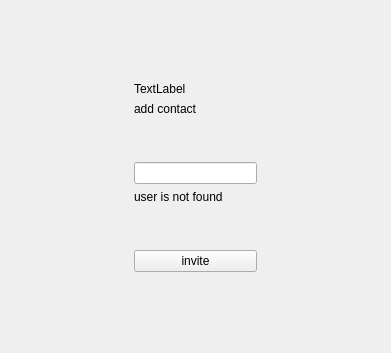
<?xml version="1.0" encoding="UTF-8"?>
<ui version="4.0">
 <class>FindContact</class>
 <widget class="QWidget" name="FindContact">
  <property name="geometry">
   <rect>
    <x>0</x>
    <y>0</y>
    <width>391</width>
    <height>353</height>
   </rect>
  </property>
  <property name="windowTitle">
   <string>Form</string>
  </property>
  <layout class="QVBoxLayout" name="verticalLayout_2">
   <item>
    <spacer name="verticalSpacer_4">
     <property name="orientation">
      <enum>Qt::Vertical</enum>
     </property>
     <property name="sizeHint" stdset="0">
      <size>
       <width>20</width>
       <height>43</height>
      </size>
     </property>
    </spacer>
   </item>
   <item>
    <layout class="QHBoxLayout" name="horizontalLayout">
     <item>
      <spacer name="horizontalSpacer">
       <property name="orientation">
        <enum>Qt::Horizontal</enum>
       </property>
       <property name="sizeHint" stdset="0">
        <size>
         <width>40</width>
         <height>20</height>
        </size>
       </property>
      </spacer>
     </item>
     <item>
      <layout class="QVBoxLayout" name="verticalLayout">
       <item>
        <widget class="QLabel" name="avatar_label">
         <property name="text">
          <string>TextLabel</string>
         </property>
        </widget>
       </item>
       <item>
        <widget class="QLabel" name="add_user">
         <property name="text">
          <string>add contact</string>
         </property>
        </widget>
       </item>
       <item>
        <spacer name="verticalSpacer">
         <property name="orientation">
          <enum>Qt::Vertical</enum>
         </property>
         <property name="sizeHint" stdset="0">
          <size>
           <width>20</width>
           <height>40</height>
          </size>
         </property>
        </spacer>
       </item>
       <item>
        <widget class="QLineEdit" name="username_lineedit"/>
       </item>
       <item>
        <widget class="QLabel" name="error_lay">
         <property name="text">
          <string>user is not found</string>
         </property>
        </widget>
       </item>
       <item>
        <spacer name="verticalSpacer_2">
         <property name="orientation">
          <enum>Qt::Vertical</enum>
         </property>
         <property name="sizeHint" stdset="0">
          <size>
           <width>20</width>
           <height>40</height>
          </size>
         </property>
        </spacer>
       </item>
       <item>
        <widget class="QPushButton" name="invite_cont_button">
         <property name="text">
          <string>invite</string>
         </property>
        </widget>
       </item>
      </layout>
     </item>
     <item>
      <spacer name="horizontalSpacer_2">
       <property name="orientation">
        <enum>Qt::Horizontal</enum>
       </property>
       <property name="sizeHint" stdset="0">
        <size>
         <width>40</width>
         <height>20</height>
        </size>
       </property>
      </spacer>
     </item>
    </layout>
   </item>
   <item>
    <spacer name="verticalSpacer_3">
     <property name="orientation">
      <enum>Qt::Vertical</enum>
     </property>
     <property name="sizeHint" stdset="0">
      <size>
       <width>20</width>
       <height>43</height>
      </size>
     </property>
    </spacer>
   </item>
  </layout>
 </widget>
 <resources/>
 <connections/>
</ui>
